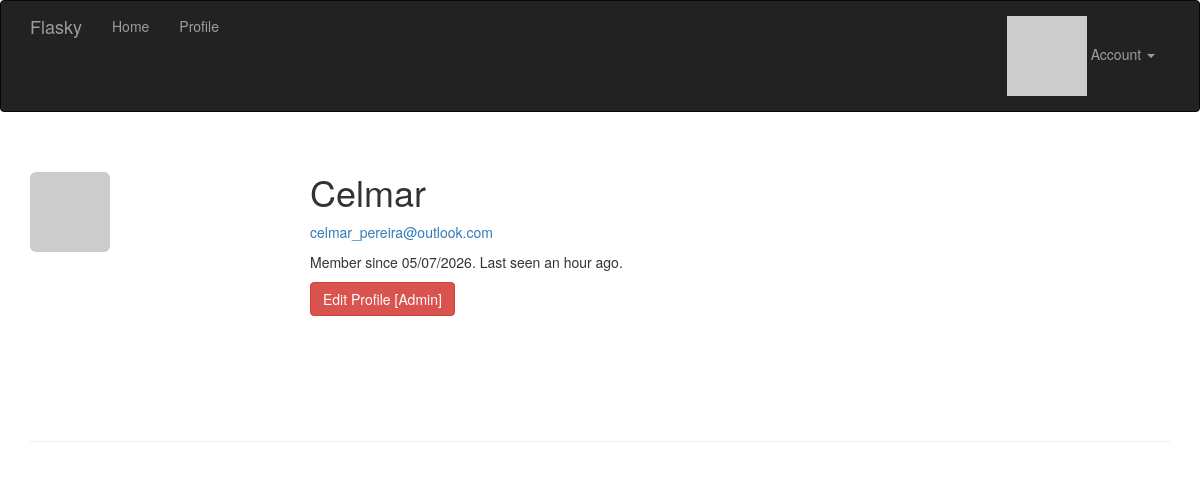
Screenshot of /user/Celmar (signed in) with the database file from the repository.
### app/models.py (models this page shows, shortened)
class User(UserMixin, db.Model):
    __tablename__ = "users"
    id: Mapped[int] = mapped_column(primary_key=True)
    email: Mapped[str] = mapped_column(unique=True, index=True)
    username: Mapped[str] = mapped_column(unique=True, index=True)
    role_id: Mapped[int] = mapped_column(ForeignKey("roles.id"), nullable=True)
    password_hash: Mapped[str] = mapped_column(nullable=False)
    confirmed: Mapped[bool] = mapped_column(default=False)
    name: Mapped[str | None] = mapped_column()
    location: Mapped[str | None] = mapped_column()
    about_me: Mapped[str | None] = mapped_column(Text)
    member_since: Mapped[datetime] = mapped_column(DateTime(timezone=True), default=lambda: datetime.now(UTC))
    last_seen: Mapped[datetime] = mapped_column(DateTime(timezone=True), default=lambda: datetime.now(UTC))
    avatar_hash: Mapped[str | None] = mapped_column()
    posts: DynamicMapped["Post"] = relationship(back_populates="author", lazy="dynamic")
    @property
    def password(self) -> None:
        raise AttributeError("password is not a readable attribute")
    def can(self, perm: int) -> bool:
        return self.role is not None and self.role.has_permission(perm)
    def is_administrator(self) -> bool:
        return self.can(Permission.ADMIN)
    def ping(self) -> None:
        self.last_seen = datetime.now(UTC)
        db.session.add(self)
        db.session.commit()
    def gravatar(self, size: int = 100, default: str = "identicon", rating: str = "g") -> str:
        url: str = "https://secure.gravatar.com/avatar"
        hash_avatar: str = self.avatar_hash or self.gravatar_hash()
        return f"{url}/{hash_avatar}?s={size}&d={default}&r={rating}'."

### app/main/views.py (the view)
@main.route("/user/<username>")
def user(username: str):
    user: User = User.query.filter_by(username=username).first_or_404()
    return render_template("user.html", user=user)

### app/auth/views.py (called while the page is built)
@auth.before_app_request
def before_request():
    if current_user.is_authenticated:
        current_user.ping()
        if not current_user.confirmed and request.blueprint != "auth" and request.endpoint != "static":
            return redirect(url_for("auth.unconfirmed"))
    return None

### app/main/__init__.py (called while the page is built)
@main.app_context_processor
def inject_permissions():
    return dict(Permission=Permission)

### app/models.py (called while the page is built)
@login_manager.user_loader
def load_user(user_id) -> User |  None:
    return db.session.get(User, int(user_id))

    def has_permission(self, perm):
        return self.permissions & perm == perm

### app/templates/user.html (shortened to what this page needs)
{% extends "base.html" %}
{% block page_content %}
<div class="page-header">
    <img class="img-rounded profile-thumbnail" src="{{ user.gravatar(size=256) }}">
    <div class="profile-header">
        <h1>{{ user.username }}</h1>
        {% if current_user.is_administrator() %}
            <p><a href="mailto:{{ user.email }}">{{ user.email }}</a></p>
        {% endif %}
        <p>
            Member since {{ moment(user.member_since).format("L") }}.
            Last seen {{ moment(user.last_seen).fromNow() }}.
        </p>
        <p>
            {% if current_user.is_administrator() %}
                <a class="btn btn-danger" href="{{ url_for('.edit_profile_admin', id=user.id) }}">Edit Profile [Admin]</a>
            {% endif %}
        </p>
    </div>
</div>
{% endblock %}

### app/static/styles.css (style rules this page uses)
.profile-thumbnail { position: absolute; }
.profile-header { min-height: 260px; margin-left: 280px; }

### rows the page displays
User: username "Celmar", email "celmar_pereira@outlook.com", member_since "05/07/2026", last_seen "an hour ago"
